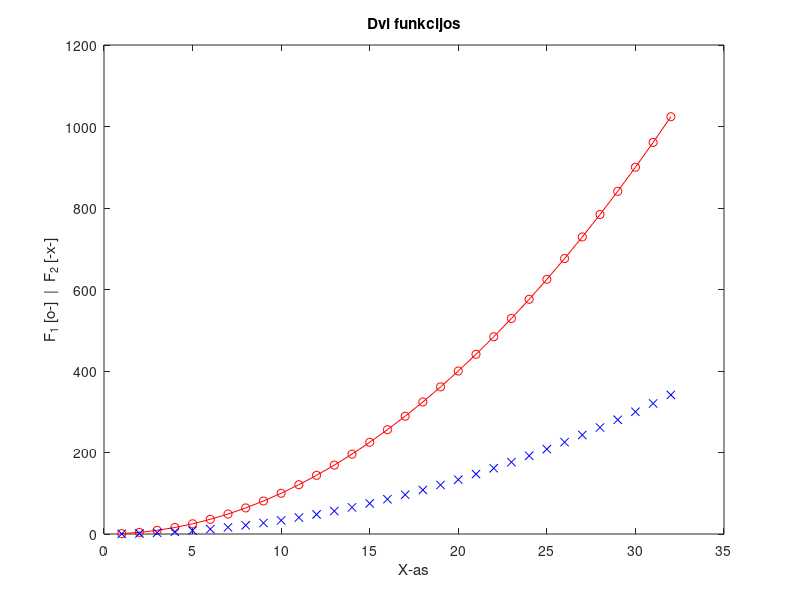

Here is the MATLAB script that generated this plot:
%% Laboratory Work 1 - Familiarity with MATLAB and GitHub
% Name: Hasmitha
% Surname: Hariharan Sargunam
% Group: EDIFU-25/1
% Date: 11.09.2026

clc;
clear;
close all;

%% Basic MATLAB Calculations
a = 5;
b = 3;

sum_result = a + b;
difference = a - b;
product = a * b;
division = a / b;

disp('Basic calculations:')
disp(sum_result)
disp(difference)
disp(product)
disp(division)

%% Section 1: Code from Figure 1
x = 1:32;
y = x.^2;

figure;
plot(x, y, 'o-r', x, y/3, 'xb')
title('Dvi funkcijos')
xlabel('X-as')
ylabel('F_1 [o-]  |  F_2 [-x-]')

%% Section 2: Complementary Tasks
% 1. Define variable N (last digit of student ID = 3)
N = 3; 

% 2. Vector starting at N+1 (4), ending at N+4 (7), step size 0.5
v = (N + 1) : 0.5 : (N + 4); % Result: [4, 4.5, 5, 5.5, 6, 6.5, 7]

% 3. 3x3 matrix A starting at N (3), incrementing by 1 row by row
A = [N,   N+1, N+2; 
     N+3, N+4, N+5; 
     N+6, N+7, N+8];

% 4. Matrix element selections based on diagrams:
% a) Bottom row, middle element (3rd row, 2nd column)
elem_a = A(3, 2);

% b) Bottom-left 2x2 submatrix (rows 2 to 3, columns 1 to 2)
elem_b = A(2:3, 1:2);

% c) Four corner elements
elem_c = A([1, 3], [1, 3]);

% 5. Concatenate matrix A with vector v
% Selecting 3 elements from v to match the 3 rows of matrix A as a new column
v_col = v(1:3)'; 
A_concatenated = [A, v_col];

disp('Matrix A:')
disp(A)
disp('Concatenated Matrix:')
disp(A_concatenated)
